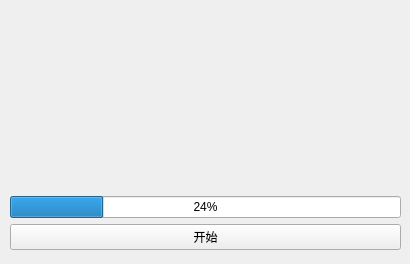
<?xml version="1.0" encoding="UTF-8"?>
<ui version="4.0">
 <class>Form</class>
 <widget class="QWidget" name="Form">
  <property name="geometry">
   <rect>
    <x>0</x>
    <y>0</y>
    <width>410</width>
    <height>264</height>
   </rect>
  </property>
  <property name="windowTitle">
   <string>Form</string>
  </property>
  <widget class="QWidget" name="verticalLayoutWidget">
   <property name="geometry">
    <rect>
     <x>10</x>
     <y>-1</y>
     <width>391</width>
     <height>251</height>
    </rect>
   </property>
   <layout class="QVBoxLayout" name="verticalLayout">
    <item>
     <widget class="QLabel" name="label">
      <property name="text">
       <string/>
      </property>
     </widget>
    </item>
    <item>
     <widget class="QLabel" name="label_2">
      <property name="text">
       <string/>
      </property>
     </widget>
    </item>
    <item>
     <widget class="QProgressBar" name="progressBar">
      <property name="value">
       <number>24</number>
      </property>
     </widget>
    </item>
    <item>
     <widget class="QPushButton" name="pushButton">
      <property name="text">
       <string>开始</string>
      </property>
     </widget>
    </item>
   </layout>
  </widget>
 </widget>
 <resources/>
 <connections/>
</ui>
